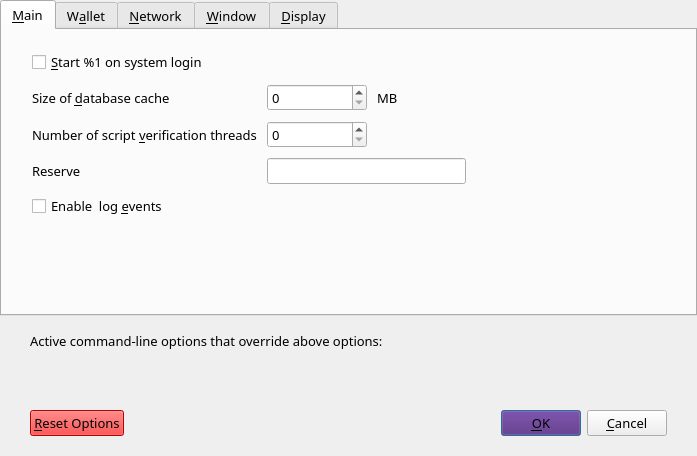
<?xml version="1.0" encoding="UTF-8"?>
<ui version="4.0">
 <class>OptionsDialog</class>
 <widget class="QDialog" name="OptionsDialog">
  <property name="geometry">
   <rect>
    <x>0</x>
    <y>0</y>
    <width>697</width>
    <height>456</height>
   </rect>
  </property>
  <property name="font">
   <font>
    <family>Source Sans Pro</family>
    <pointsize>10</pointsize>
   </font>
  </property>
  <property name="windowTitle">
   <string>Options</string>
  </property>
  <property name="modal">
   <bool>true</bool>
  </property>
  <layout class="QVBoxLayout" name="verticalLayout">
   <property name="leftMargin">
    <number>0</number>
   </property>
   <property name="topMargin">
    <number>0</number>
   </property>
   <property name="rightMargin">
    <number>0</number>
   </property>
   <property name="bottomMargin">
    <number>0</number>
   </property>
   <item>
    <layout class="QVBoxLayout" name="verticalLayout_3">
     <item>
      <widget class="QTabWidget" name="tabWidget">
       <property name="font">
        <font>
         <family>Source Sans Pro</family>
         <pointsize>10</pointsize>
        </font>
       </property>
       <property name="currentIndex">
        <number>0</number>
       </property>
       <widget class="QWidget" name="tabMain">
        <attribute name="title">
         <string>&amp;Main</string>
        </attribute>
        <layout class="QVBoxLayout" name="verticalLayout_Main">
         <property name="spacing">
          <number>10</number>
         </property>
         <property name="leftMargin">
          <number>30</number>
         </property>
         <property name="topMargin">
          <number>20</number>
         </property>
         <property name="rightMargin">
          <number>30</number>
         </property>
         <property name="bottomMargin">
          <number>20</number>
         </property>
         <item>
          <widget class="QCheckBox" name="bitcoinAtStartup">
           <property name="font">
            <font>
             <family>Source Sans Pro</family>
             <pointsize>10</pointsize>
            </font>
           </property>
           <property name="toolTip">
            <string>Automatically start %1 after logging in to the system.</string>
           </property>
           <property name="text">
            <string>&amp;Start %1 on system login</string>
           </property>
          </widget>
         </item>
         <item>
          <layout class="QGridLayout" name="gridLayout">
           <property name="verticalSpacing">
            <number>10</number>
           </property>
           <item row="1" column="0">
            <widget class="QLabel" name="databaseCacheLabel">
             <property name="font">
              <font>
               <family>Source Sans Pro</family>
               <pointsize>10</pointsize>
              </font>
             </property>
             <property name="text">
              <string>Size of &amp;database cache</string>
             </property>
             <property name="textFormat">
              <enum>Qt::PlainText</enum>
             </property>
             <property name="buddy">
              <cstring>databaseCache</cstring>
             </property>
            </widget>
           </item>
           <item row="3" column="1">
            <layout class="QHBoxLayout" name="horizontalLayoutReserveBalance">
             <item>
              <widget class="BitcoinAmountField" name="reserveBalance">
               <property name="font">
                <font>
                 <family>Source Sans Pro</family>
                 <pointsize>10</pointsize>
                </font>
               </property>
              </widget>
             </item>
             <item>
              <spacer name="horizontalSpacerReserveBalance">
               <property name="orientation">
                <enum>Qt::Horizontal</enum>
               </property>
               <property name="sizeHint" stdset="0">
                <size>
                 <width>40</width>
                 <height>20</height>
                </size>
               </property>
              </spacer>
             </item>
            </layout>
           </item>
           <item row="1" column="1">
            <layout class="QHBoxLayout" name="horizontalLayout_2_Main">
             <item>
              <widget class="QSpinBox" name="databaseCache">
               <property name="minimumSize">
                <size>
                 <width>100</width>
                 <height>0</height>
                </size>
               </property>
               <property name="font">
                <font>
                 <family>Source Sans Pro</family>
                 <pointsize>10</pointsize>
                </font>
               </property>
              </widget>
             </item>
             <item>
              <widget class="QLabel" name="databaseCacheUnitLabel">
               <property name="font">
                <font>
                 <family>Source Sans Pro</family>
                 <pointsize>10</pointsize>
                </font>
               </property>
               <property name="text">
                <string>MB</string>
               </property>
               <property name="textFormat">
                <enum>Qt::PlainText</enum>
               </property>
              </widget>
             </item>
             <item>
              <spacer name="horizontalSpacer_2_Main">
               <property name="orientation">
                <enum>Qt::Horizontal</enum>
               </property>
               <property name="sizeHint" stdset="0">
                <size>
                 <width>40</width>
                 <height>20</height>
                </size>
               </property>
              </spacer>
             </item>
            </layout>
           </item>
           <item row="3" column="0">
            <widget class="QLabel" name="reserveBalanceLabel">
             <property name="font">
              <font>
               <family>Source Sans Pro</family>
               <pointsize>10</pointsize>
              </font>
             </property>
             <property name="text">
              <string>Reserve</string>
             </property>
             <property name="textFormat">
              <enum>Qt::PlainText</enum>
             </property>
             <property name="buddy">
              <cstring>reserveBalance</cstring>
             </property>
            </widget>
           </item>
           <item row="2" column="0">
            <widget class="QLabel" name="threadsScriptVerifLabel">
             <property name="font">
              <font>
               <family>Source Sans Pro</family>
               <pointsize>10</pointsize>
              </font>
             </property>
             <property name="text">
              <string>Number of script &amp;verification threads</string>
             </property>
             <property name="textFormat">
              <enum>Qt::PlainText</enum>
             </property>
             <property name="buddy">
              <cstring>threadsScriptVerif</cstring>
             </property>
            </widget>
           </item>
           <item row="2" column="1">
            <layout class="QHBoxLayout" name="horizontalLayout_3_Main">
             <item>
              <widget class="QSpinBox" name="threadsScriptVerif">
               <property name="minimumSize">
                <size>
                 <width>100</width>
                 <height>0</height>
                </size>
               </property>
               <property name="font">
                <font>
                 <family>Source Sans Pro</family>
                 <pointsize>10</pointsize>
                </font>
               </property>
               <property name="toolTip">
                <string>(0 = auto, &lt;0 = leave that many cores free)</string>
               </property>
              </widget>
             </item>
             <item>
              <spacer name="horizontalSpacer_3_Main">
               <property name="orientation">
                <enum>Qt::Horizontal</enum>
               </property>
               <property name="sizeHint" stdset="0">
                <size>
                 <width>40</width>
                 <height>20</height>
                </size>
               </property>
              </spacer>
             </item>
            </layout>
           </item>
          </layout>
         </item>
         <item>
          <widget class="QCheckBox" name="logEvents">
           <property name="font">
            <font>
             <family>Source Sans Pro</family>
             <pointsize>10</pointsize>
            </font>
           </property>
           <property name="text">
            <string>Enable  log &amp;events</string>
           </property>
          </widget>
         </item>
         <item>
          <spacer name="verticalSpacer_Main">
           <property name="orientation">
            <enum>Qt::Vertical</enum>
           </property>
           <property name="sizeHint" stdset="0">
            <size>
             <width>20</width>
             <height>40</height>
            </size>
           </property>
          </spacer>
         </item>
        </layout>
       </widget>
       <widget class="QWidget" name="tabWallet">
        <attribute name="title">
         <string>W&amp;allet</string>
        </attribute>
        <layout class="QVBoxLayout" name="verticalLayout_Wallet">
         <property name="spacing">
          <number>10</number>
         </property>
         <property name="leftMargin">
          <number>30</number>
         </property>
         <property name="topMargin">
          <number>20</number>
         </property>
         <property name="rightMargin">
          <number>30</number>
         </property>
         <property name="bottomMargin">
          <number>20</number>
         </property>
         <item>
          <widget class="QGroupBox" name="groupBoxExpert">
           <property name="title">
            <string>Expert</string>
           </property>
           <layout class="QVBoxLayout" name="verticalLayout_2">
            <property name="spacing">
             <number>10</number>
            </property>
            <item>
             <widget class="QCheckBox" name="coinControlFeatures">
              <property name="toolTip">
               <string>Whether to show coin control features or not.</string>
              </property>
              <property name="text">
               <string>Enable coin &amp;control features</string>
              </property>
             </widget>
            </item>
            <item>
             <widget class="QCheckBox" name="spendZeroConfChange">
              <property name="toolTip">
               <string>If you disable the spending of unconfirmed change, the change from a transaction cannot be used until that transaction has at least one confirmation. This also affects how your balance is computed.</string>
              </property>
              <property name="text">
               <string>&amp;Spend unconfirmed change</string>
              </property>
             </widget>
            </item>
            <item>
             <widget class="QCheckBox" name="zeroBalanceAddressToken">
              <property name="text">
               <string>Enable &amp;zero balance for receiver token address</string>
              </property>
             </widget>
            </item>
            <item>
             <widget class="QCheckBox" name="notUseChangeAddress">
              <property name="text">
               <string>Don't use change &amp;address</string>
              </property>
             </widget>
            </item>
            <item>
             <widget class="QCheckBox" name="checkForUpdates">
              <property name="text">
               <string>Check for &amp;updates</string>
              </property>
             </widget>
            </item>
           </layout>
          </widget>
         </item>
         <item>
          <spacer name="verticalSpacer_Wallet">
           <property name="orientation">
            <enum>Qt::Vertical</enum>
           </property>
           <property name="sizeHint" stdset="0">
            <size>
             <width>20</width>
             <height>40</height>
            </size>
           </property>
          </spacer>
         </item>
        </layout>
       </widget>
       <widget class="QWidget" name="tabNetwork">
        <attribute name="title">
         <string>&amp;Network</string>
        </attribute>
        <layout class="QVBoxLayout" name="verticalLayout_Network">
         <property name="spacing">
          <number>10</number>
         </property>
         <property name="leftMargin">
          <number>30</number>
         </property>
         <property name="topMargin">
          <number>20</number>
         </property>
         <property name="rightMargin">
          <number>30</number>
         </property>
         <property name="bottomMargin">
          <number>20</number>
         </property>
         <item>
          <widget class="QCheckBox" name="mapPortUpnp">
           <property name="toolTip">
            <string>Automatically open the ECOC client port on the router. This only works when your router supports UPnP and it is enabled.</string>
           </property>
           <property name="text">
            <string>Map port using &amp;UPnP</string>
           </property>
          </widget>
         </item>
         <item>
          <widget class="QCheckBox" name="allowIncoming">
           <property name="toolTip">
            <string>Accept connections from outside</string>
           </property>
           <property name="text">
            <string>Allow incoming connections</string>
           </property>
          </widget>
         </item>
         <item>
          <widget class="QCheckBox" name="connectSocks">
           <property name="toolTip">
            <string>Connect to the ECOC network through a SOCKS5 proxy.</string>
           </property>
           <property name="text">
            <string>&amp;Connect through SOCKS5 proxy (default proxy):</string>
           </property>
          </widget>
         </item>
         <item>
          <layout class="QHBoxLayout" name="horizontalLayout_1_Network">
           <item>
            <widget class="QLabel" name="proxyIpLabel">
             <property name="text">
              <string>Proxy &amp;IP:</string>
             </property>
             <property name="textFormat">
              <enum>Qt::PlainText</enum>
             </property>
             <property name="buddy">
              <cstring>proxyIp</cstring>
             </property>
            </widget>
           </item>
           <item>
            <widget class="QValidatedLineEdit" name="proxyIp">
             <property name="minimumSize">
              <size>
               <width>140</width>
               <height>0</height>
              </size>
             </property>
             <property name="maximumSize">
              <size>
               <width>140</width>
               <height>16777215</height>
              </size>
             </property>
             <property name="toolTip">
              <string>IP address of the proxy (e.g. IPv4: 127.0.0.1 / IPv6: ::1)</string>
             </property>
            </widget>
           </item>
           <item>
            <widget class="QLabel" name="proxyPortLabel">
             <property name="text">
              <string>&amp;Port:</string>
             </property>
             <property name="textFormat">
              <enum>Qt::PlainText</enum>
             </property>
             <property name="buddy">
              <cstring>proxyPort</cstring>
             </property>
            </widget>
           </item>
           <item>
            <widget class="QLineEdit" name="proxyPort">
             <property name="minimumSize">
              <size>
               <width>55</width>
               <height>0</height>
              </size>
             </property>
             <property name="maximumSize">
              <size>
               <width>55</width>
               <height>16777215</height>
              </size>
             </property>
             <property name="toolTip">
              <string>Port of the proxy (e.g. 9050)</string>
             </property>
            </widget>
           </item>
           <item>
            <spacer name="horizontalSpacer_1_Network">
             <property name="orientation">
              <enum>Qt::Horizontal</enum>
             </property>
             <property name="sizeHint" stdset="0">
              <size>
               <width>40</width>
               <height>20</height>
              </size>
             </property>
            </spacer>
           </item>
          </layout>
         </item>
         <item>
          <layout class="QHBoxLayout" name="horizontalLayout_2_Network">
           <item>
            <widget class="QLabel" name="proxyActiveNets">
             <property name="text">
              <string>Used for reaching peers via:</string>
             </property>
             <property name="textFormat">
              <enum>Qt::PlainText</enum>
             </property>
            </widget>
           </item>
           <item>
            <widget class="QCheckBox" name="proxyReachIPv4">
             <property name="enabled">
              <bool>false</bool>
             </property>
             <property name="toolTip">
              <string>Shows, if the supplied default SOCKS5 proxy is used to reach peers via this network type.</string>
             </property>
             <property name="text">
              <string/>
             </property>
            </widget>
           </item>
           <item>
            <widget class="QLabel" name="proxyReachIPv4Label">
             <property name="text">
              <string>IPv4</string>
             </property>
             <property name="textFormat">
              <enum>Qt::PlainText</enum>
             </property>
            </widget>
           </item>
           <item>
            <widget class="QCheckBox" name="proxyReachIPv6">
             <property name="enabled">
              <bool>false</bool>
             </property>
             <property name="toolTip">
              <string>Shows, if the supplied default SOCKS5 proxy is used to reach peers via this network type.</string>
             </property>
             <property name="text">
              <string/>
             </property>
            </widget>
           </item>
           <item>
            <widget class="QLabel" name="proxyReachIPv6Label">
             <property name="text">
              <string>IPv6</string>
             </property>
             <property name="textFormat">
              <enum>Qt::PlainText</enum>
             </property>
            </widget>
           </item>
           <item>
            <widget class="QCheckBox" name="proxyReachTor">
             <property name="enabled">
              <bool>false</bool>
             </property>
             <property name="toolTip">
              <string>Shows, if the supplied default SOCKS5 proxy is used to reach peers via this network type.</string>
             </property>
             <property name="text">
              <string/>
             </property>
            </widget>
           </item>
           <item>
            <widget class="QLabel" name="proxyReachTorLabel">
             <property name="text">
              <string>Tor</string>
             </property>
             <property name="textFormat">
              <enum>Qt::PlainText</enum>
             </property>
            </widget>
           </item>
           <item>
            <spacer name="horizontalSpacer_2_Network">
             <property name="orientation">
              <enum>Qt::Horizontal</enum>
             </property>
             <property name="sizeHint" stdset="0">
              <size>
               <width>40</width>
               <height>20</height>
              </size>
             </property>
            </spacer>
           </item>
          </layout>
         </item>
         <item>
          <widget class="QCheckBox" name="connectSocksTor">
           <property name="toolTip">
            <string>Connect to the ECOC network through a separate SOCKS5 proxy for Tor hidden services.</string>
           </property>
           <property name="text">
            <string>Use separate SOCKS5 proxy to reach peers via Tor hidden services:</string>
           </property>
          </widget>
         </item>
         <item>
          <layout class="QHBoxLayout" name="horizontalLayout_3_Network">
           <item>
            <widget class="QLabel" name="proxyIpTorLabel">
             <property name="text">
              <string>Proxy &amp;IP:</string>
             </property>
             <property name="textFormat">
              <enum>Qt::PlainText</enum>
             </property>
             <property name="buddy">
              <cstring>proxyIpTor</cstring>
             </property>
            </widget>
           </item>
           <item>
            <widget class="QValidatedLineEdit" name="proxyIpTor">
             <property name="minimumSize">
              <size>
               <width>140</width>
               <height>0</height>
              </size>
             </property>
             <property name="maximumSize">
              <size>
               <width>140</width>
               <height>16777215</height>
              </size>
             </property>
             <property name="toolTip">
              <string>IP address of the proxy (e.g. IPv4: 127.0.0.1 / IPv6: ::1)</string>
             </property>
            </widget>
           </item>
           <item>
            <widget class="QLabel" name="proxyPortTorLabel">
             <property name="text">
              <string>&amp;Port:</string>
             </property>
             <property name="textFormat">
              <enum>Qt::PlainText</enum>
             </property>
             <property name="buddy">
              <cstring>proxyPortTor</cstring>
             </property>
            </widget>
           </item>
           <item>
            <widget class="QLineEdit" name="proxyPortTor">
             <property name="minimumSize">
              <size>
               <width>55</width>
               <height>0</height>
              </size>
             </property>
             <property name="maximumSize">
              <size>
               <width>55</width>
               <height>16777215</height>
              </size>
             </property>
             <property name="toolTip">
              <string>Port of the proxy (e.g. 9050)</string>
             </property>
            </widget>
           </item>
           <item>
            <spacer name="horizontalSpacer_4_Network">
             <property name="orientation">
              <enum>Qt::Horizontal</enum>
             </property>
             <property name="sizeHint" stdset="0">
              <size>
               <width>40</width>
               <height>20</height>
              </size>
             </property>
            </spacer>
           </item>
          </layout>
         </item>
         <item>
          <spacer name="verticalSpacer_Network">
           <property name="orientation">
            <enum>Qt::Vertical</enum>
           </property>
           <property name="sizeHint" stdset="0">
            <size>
             <width>20</width>
             <height>40</height>
            </size>
           </property>
          </spacer>
         </item>
        </layout>
       </widget>
       <widget class="QWidget" name="tabWindow">
        <attribute name="title">
         <string>&amp;Window</string>
        </attribute>
        <layout class="QVBoxLayout" name="verticalLayout_Window">
         <property name="spacing">
          <number>10</number>
         </property>
         <property name="leftMargin">
          <number>30</number>
         </property>
         <property name="topMargin">
          <number>20</number>
         </property>
         <property name="rightMargin">
          <number>30</number>
         </property>
         <property name="bottomMargin">
          <number>20</number>
         </property>
         <item>
          <widget class="QCheckBox" name="hideTrayIcon">
           <property name="toolTip">
            <string>&amp;Hide the icon from the system tray.</string>
           </property>
           <property name="text">
            <string>Hide tray icon</string>
           </property>
          </widget>
         </item>
         <item>
          <widget class="QCheckBox" name="minimizeToTray">
           <property name="toolTip">
            <string>Show only a tray icon after minimizing the window.</string>
           </property>
           <property name="text">
            <string>&amp;Minimize to the tray instead of the taskbar</string>
           </property>
          </widget>
         </item>
         <item>
          <widget class="QCheckBox" name="minimizeOnClose">
           <property name="toolTip">
            <string>Minimize instead of exit the application when the window is closed. When this option is enabled, the application will be closed only after selecting Exit in the menu.</string>
           </property>
           <property name="text">
            <string>M&amp;inimize on close</string>
           </property>
          </widget>
         </item>
         <item>
          <spacer name="verticalSpacer_Window">
           <property name="orientation">
            <enum>Qt::Vertical</enum>
           </property>
           <property name="sizeHint" stdset="0">
            <size>
             <width>20</width>
             <height>40</height>
            </size>
           </property>
          </spacer>
         </item>
        </layout>
       </widget>
       <widget class="QWidget" name="tabDisplay">
        <attribute name="title">
         <string>&amp;Display</string>
        </attribute>
        <layout class="QVBoxLayout" name="verticalLayout_Display">
         <property name="spacing">
          <number>10</number>
         </property>
         <property name="leftMargin">
          <number>30</number>
         </property>
         <property name="topMargin">
          <number>20</number>
         </property>
         <property name="rightMargin">
          <number>30</number>
         </property>
         <property name="bottomMargin">
          <number>20</number>
         </property>
         <item>
          <layout class="QGridLayout" name="gridLayout_2">
           <property name="verticalSpacing">
            <number>10</number>
           </property>
           <item row="0" column="1">
            <widget class="QValueComboBox" name="lang">
             <property name="toolTip">
              <string>The user interface language can be set here. This setting will take effect after restarting %1.</string>
             </property>
            </widget>
           </item>
           <item row="1" column="1">
            <widget class="QValueComboBox" name="unit">
             <property name="toolTip">
              <string>Choose the default subdivision unit to show in the interface and when sending coins.</string>
             </property>
            </widget>
           </item>
           <item row="0" column="0">
            <widget class="QLabel" name="langLabel">
             <property name="text">
              <string>User Interface &amp;language:</string>
             </property>
             <property name="textFormat">
              <enum>Qt::PlainText</enum>
             </property>
             <property name="buddy">
              <cstring>lang</cstring>
             </property>
            </widget>
           </item>
           <item row="1" column="0">
            <widget class="QLabel" name="unitLabel">
             <property name="text">
              <string>&amp;Unit to show amounts in:</string>
             </property>
             <property name="textFormat">
              <enum>Qt::PlainText</enum>
             </property>
             <property name="buddy">
              <cstring>unit</cstring>
             </property>
            </widget>
           </item>
           <item row="2" column="0">
            <widget class="QLabel" name="thirdPartyTxUrlsLabel">
             <property name="toolTip">
              <string>Third party URLs (e.g. a block explorer) that appear in the transactions tab as context menu items. %s in the URL is replaced by transaction hash. Multiple URLs are separated by vertical bar |.</string>
             </property>
             <property name="text">
              <string>Third party transaction URLs</string>
             </property>
             <property name="buddy">
              <cstring>thirdPartyTxUrls</cstring>
             </property>
            </widget>
           </item>
           <item row="2" column="1">
            <widget class="QLineEdit" name="thirdPartyTxUrls">
             <property name="toolTip">
              <string>Third party URLs (e.g. a block explorer) that appear in the transactions tab as context menu items. %s in the URL is replaced by transaction hash. Multiple URLs are separated by vertical bar |.</string>
             </property>
            </widget>
           </item>
          </layout>
         </item>
         <item>
          <spacer name="verticalSpacer_Display">
           <property name="orientation">
            <enum>Qt::Vertical</enum>
           </property>
           <property name="sizeHint" stdset="0">
            <size>
             <width>20</width>
             <height>40</height>
            </size>
           </property>
          </spacer>
         </item>
        </layout>
       </widget>
      </widget>
     </item>
     <item>
      <widget class="QFrame" name="frame">
       <property name="font">
        <font>
         <family>Source Sans Pro</family>
         <pointsize>10</pointsize>
        </font>
       </property>
       <layout class="QVBoxLayout" name="verticalLayout_Bottom">
        <property name="leftMargin">
         <number>30</number>
        </property>
        <property name="rightMargin">
         <number>30</number>
        </property>
        <item>
         <layout class="QHBoxLayout" name="horizontalLayout_Bottom">
          <item>
           <widget class="QLabel" name="overriddenByCommandLineInfoLabel">
            <property name="font">
             <font>
              <family>Source Sans Pro</family>
              <pointsize>10</pointsize>
             </font>
            </property>
            <property name="text">
             <string>Active command-line options that override above options:</string>
            </property>
            <property name="textFormat">
             <enum>Qt::PlainText</enum>
            </property>
           </widget>
          </item>
          <item>
           <spacer name="horizontalSpacer_Bottom">
            <property name="orientation">
             <enum>Qt::Horizontal</enum>
            </property>
            <property name="sizeHint" stdset="0">
             <size>
              <width>40</width>
              <height>20</height>
             </size>
            </property>
           </spacer>
          </item>
         </layout>
        </item>
        <item>
         <widget class="QLabel" name="overriddenByCommandLineLabel">
          <property name="font">
           <font>
            <family>Source Sans Pro</family>
            <pointsize>10</pointsize>
           </font>
          </property>
          <property name="text">
           <string/>
          </property>
          <property name="textFormat">
           <enum>Qt::PlainText</enum>
          </property>
          <property name="wordWrap">
           <bool>true</bool>
          </property>
         </widget>
        </item>
       </layout>
      </widget>
     </item>
    </layout>
   </item>
   <item>
    <widget class="QWidget" name="buttonsContainerWhite" native="true">
     <property name="font">
      <font>
       <family>Source Sans Pro</family>
       <pointsize>10</pointsize>
      </font>
     </property>
     <layout class="QHBoxLayout" name="horizontalLayout">
      <property name="leftMargin">
       <number>30</number>
      </property>
      <property name="rightMargin">
       <number>30</number>
      </property>
      <item>
       <widget class="QPushButton" name="resetButton">
        <property name="font">
         <font>
          <family>Source Sans Pro</family>
          <pointsize>10</pointsize>
         </font>
        </property>
        <property name="toolTip">
         <string>Reset all client options to default.</string>
        </property>
        <property name="autoFillBackground">
         <bool>false</bool>
        </property>
        <property name="styleSheet">
         <string notr="true">background-color: Red;
</string>
        </property>
        <property name="text">
         <string>&amp;Reset Options</string>
        </property>
        <property name="autoDefault">
         <bool>false</bool>
        </property>
       </widget>
      </item>
      <item>
       <spacer name="horizontalSpacer_1">
        <property name="orientation">
         <enum>Qt::Horizontal</enum>
        </property>
        <property name="sizeHint" stdset="0">
         <size>
          <width>40</width>
          <height>48</height>
         </size>
        </property>
       </spacer>
      </item>
      <item>
       <widget class="QLabel" name="statusLabel">
        <property name="minimumSize">
         <size>
          <width>200</width>
          <height>0</height>
         </size>
        </property>
        <property name="font">
         <font>
          <weight>75</weight>
          <bold>true</bold>
         </font>
        </property>
        <property name="text">
         <string/>
        </property>
        <property name="textFormat">
         <enum>Qt::PlainText</enum>
        </property>
        <property name="wordWrap">
         <bool>true</bool>
        </property>
       </widget>
      </item>
      <item>
       <spacer name="horizontalSpacer_2">
        <property name="orientation">
         <enum>Qt::Horizontal</enum>
        </property>
        <property name="sizeHint" stdset="0">
         <size>
          <width>40</width>
          <height>48</height>
         </size>
        </property>
       </spacer>
      </item>
      <item>
       <widget class="QPushButton" name="okButton">
        <property name="font">
         <font>
          <family>Source Sans Pro</family>
          <pointsize>10</pointsize>
         </font>
        </property>
        <property name="styleSheet">
         <string notr="true">background-color: #581F78;
background-opacity: 97%;
</string>
        </property>
        <property name="text">
         <string>&amp;OK</string>
        </property>
        <property name="autoDefault">
         <bool>false</bool>
        </property>
        <property name="default">
         <bool>true</bool>
        </property>
       </widget>
      </item>
      <item>
       <widget class="QPushButton" name="cancelButton">
        <property name="font">
         <font>
          <family>Source Sans Pro</family>
          <pointsize>10</pointsize>
         </font>
        </property>
        <property name="styleSheet">
         <string notr="true"/>
        </property>
        <property name="text">
         <string>&amp;Cancel</string>
        </property>
        <property name="autoDefault">
         <bool>false</bool>
        </property>
       </widget>
      </item>
     </layout>
    </widget>
   </item>
  </layout>
 </widget>
 <customwidgets>
  <customwidget>
   <class>BitcoinAmountField</class>
   <extends>QLineEdit</extends>
   <header>bitcoinamountfield.h</header>
   <container>1</container>
  </customwidget>
  <customwidget>
   <class>QValidatedLineEdit</class>
   <extends>QLineEdit</extends>
   <header>qvalidatedlineedit.h</header>
  </customwidget>
  <customwidget>
   <class>QValueComboBox</class>
   <extends>QComboBox</extends>
   <header>qvaluecombobox.h</header>
  </customwidget>
 </customwidgets>
 <resources/>
 <connections/>
</ui>
